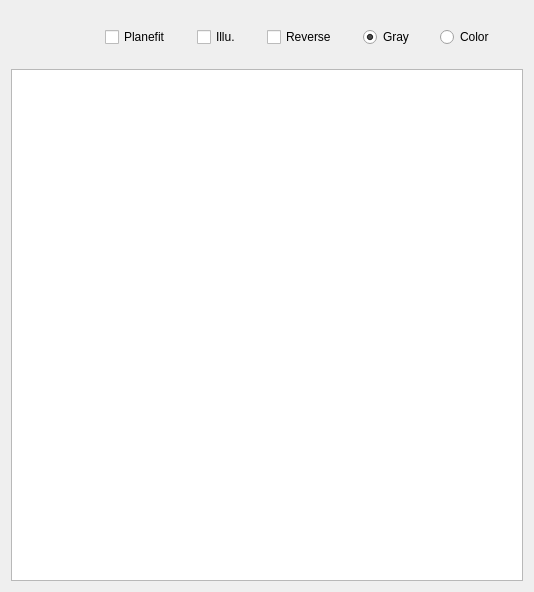
<?xml version="1.0" encoding="UTF-8"?>
<ui version="4.0">
 <class>Graph</class>
 <widget class="QWidget" name="Graph">
  <property name="geometry">
   <rect>
    <x>0</x>
    <y>0</y>
    <width>534</width>
    <height>592</height>
   </rect>
  </property>
  <property name="windowTitle">
   <string>Graph</string>
  </property>
  <layout class="QGridLayout" name="gridLayout">
   <item row="1" column="0">
    <widget class="GraphicsLayoutWidget" name="graphicsView">
     <property name="minimumSize">
      <size>
       <width>512</width>
       <height>512</height>
      </size>
     </property>
     <property name="maximumSize">
      <size>
       <width>512</width>
       <height>512</height>
      </size>
     </property>
    </widget>
   </item>
   <item row="0" column="0">
    <widget class="QWidget" name="widget" native="true">
     <layout class="QHBoxLayout" name="horizontalLayout">
      <property name="spacing">
       <number>7</number>
      </property>
      <item>
       <widget class="QPushButton" name="pushButton_Rotate">
        <property name="sizePolicy">
         <sizepolicy hsizetype="Maximum" vsizetype="Fixed">
          <horstretch>0</horstretch>
          <verstretch>0</verstretch>
         </sizepolicy>
        </property>
        <property name="text">
         <string/>
        </property>
        <property name="icon">
         <iconset resource="logo.qrc">
          <normaloff>:/toolbar/data/rotate.png</normaloff>:/toolbar/data/rotate.png</iconset>
        </property>
        <property name="flat">
         <bool>true</bool>
        </property>
       </widget>
      </item>
      <item>
       <widget class="QCheckBox" name="checkBox_PlaneFit">
        <property name="sizePolicy">
         <sizepolicy hsizetype="Maximum" vsizetype="Fixed">
          <horstretch>0</horstretch>
          <verstretch>0</verstretch>
         </sizepolicy>
        </property>
        <property name="text">
         <string>Planefit</string>
        </property>
       </widget>
      </item>
      <item>
       <widget class="QCheckBox" name="checkBox_Illuminated">
        <property name="sizePolicy">
         <sizepolicy hsizetype="Maximum" vsizetype="Fixed">
          <horstretch>0</horstretch>
          <verstretch>0</verstretch>
         </sizepolicy>
        </property>
        <property name="text">
         <string>Illu.</string>
        </property>
       </widget>
      </item>
      <item>
       <widget class="QCheckBox" name="checkBox_Reverse">
        <property name="sizePolicy">
         <sizepolicy hsizetype="Maximum" vsizetype="Fixed">
          <horstretch>0</horstretch>
          <verstretch>0</verstretch>
         </sizepolicy>
        </property>
        <property name="text">
         <string>Reverse</string>
        </property>
       </widget>
      </item>
      <item>
       <widget class="QRadioButton" name="radioButton_Gray">
        <property name="sizePolicy">
         <sizepolicy hsizetype="Maximum" vsizetype="Fixed">
          <horstretch>0</horstretch>
          <verstretch>0</verstretch>
         </sizepolicy>
        </property>
        <property name="text">
         <string>Gray</string>
        </property>
        <property name="checked">
         <bool>true</bool>
        </property>
       </widget>
      </item>
      <item>
       <widget class="QRadioButton" name="radioButton_Color">
        <property name="sizePolicy">
         <sizepolicy hsizetype="Maximum" vsizetype="Fixed">
          <horstretch>0</horstretch>
          <verstretch>0</verstretch>
         </sizepolicy>
        </property>
        <property name="text">
         <string>Color</string>
        </property>
       </widget>
      </item>
     </layout>
    </widget>
   </item>
  </layout>
 </widget>
 <customwidgets>
  <customwidget>
   <class>GraphicsLayoutWidget</class>
   <extends>QGraphicsView</extends>
   <header location="global">pyqtgraph</header>
  </customwidget>
 </customwidgets>
 <resources>
  <include location="logo.qrc"/>
 </resources>
 <connections/>
</ui>
